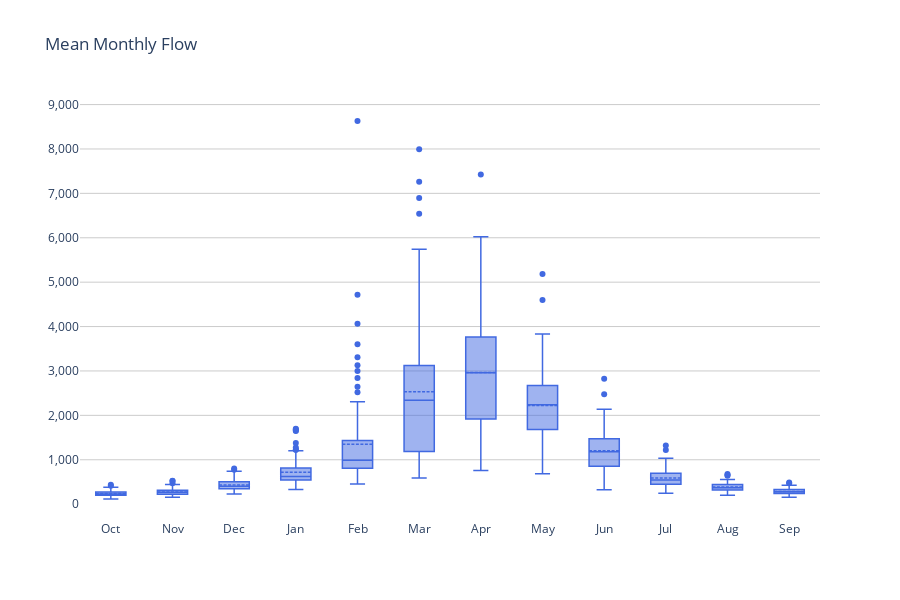

Notebook source saved alongside this figure:
### Code cell
#fig = go.Figure(data=[go.Box(
#    y=3.5 * np.sin(np.pi * i/N) + i/N + (1.5 + 0.5 * np.cos(np.pi*i/N)) * np.random.rand(10),
#    marker_color=c[i]
#    ) for i in range(int(N))])

fig=go.Figure(data=[
    go.Box(
        y=mnth['Flow_mean'],
        boxmean=True,
        marker_color='royalblue',
        line_color='royalblue',
        line_width=1.5,
        name=calmonthly.loc[mnth_no,'MonthName']
    ) for mnth_no, mnth in monthly.groupby('WaterMonth')
])

# format the layout
fig.update_layout(
    xaxis=dict(
        showgrid=False,
        showline=False,
    ),
    yaxis=dict(
        showline=False, showgrid=True,
        separatethousands=True,
        gridcolor='rgb(204, 204, 204)',
    ),
    width=900, height=600, autosize=False,
    title_text='Mean Monthly Flow',
    plot_bgcolor='white',
    showlegend=False
)

fig.show(renderer=bookRenderer)
